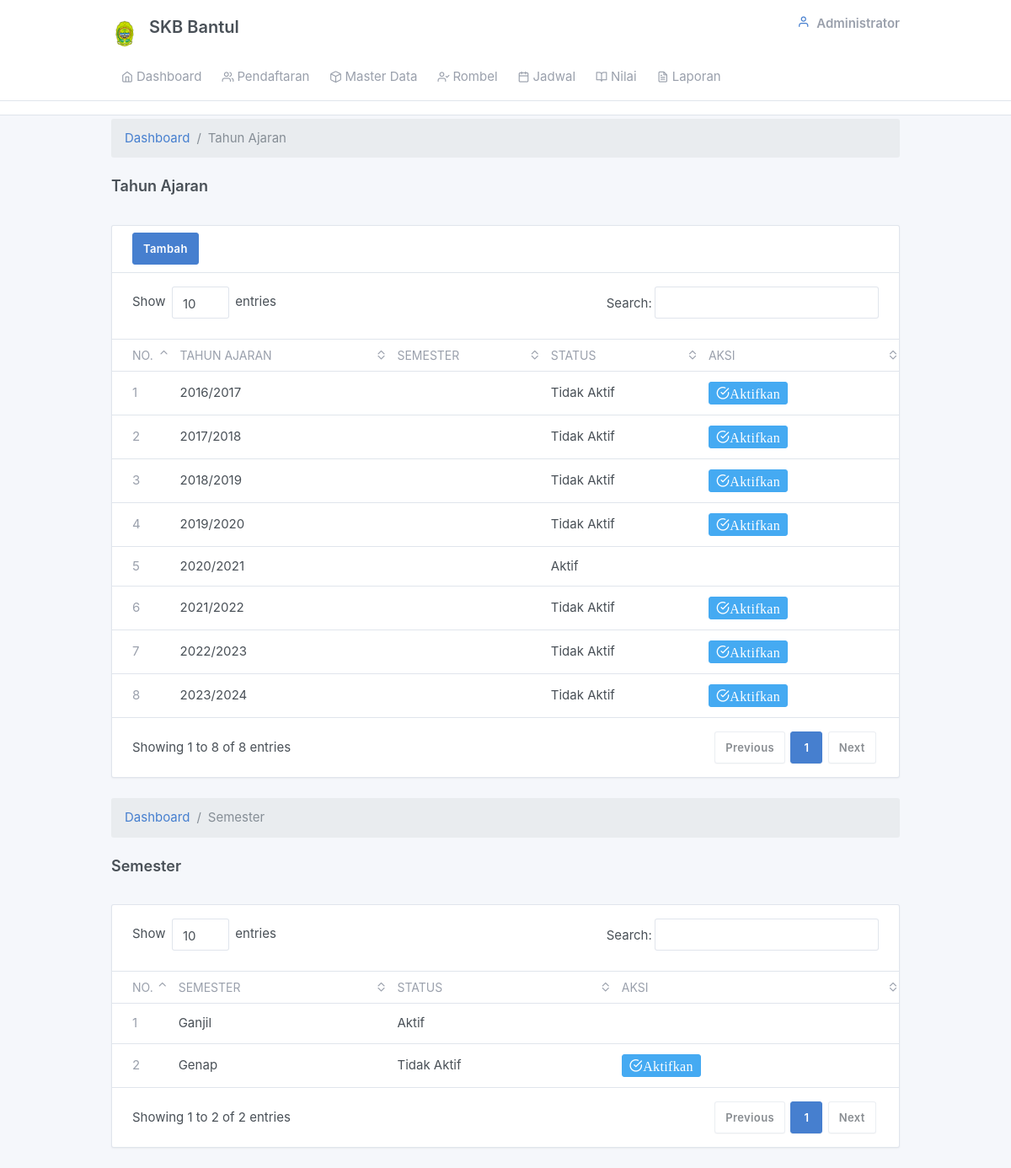
The page /admin/ta.php on the database as committed earlier.
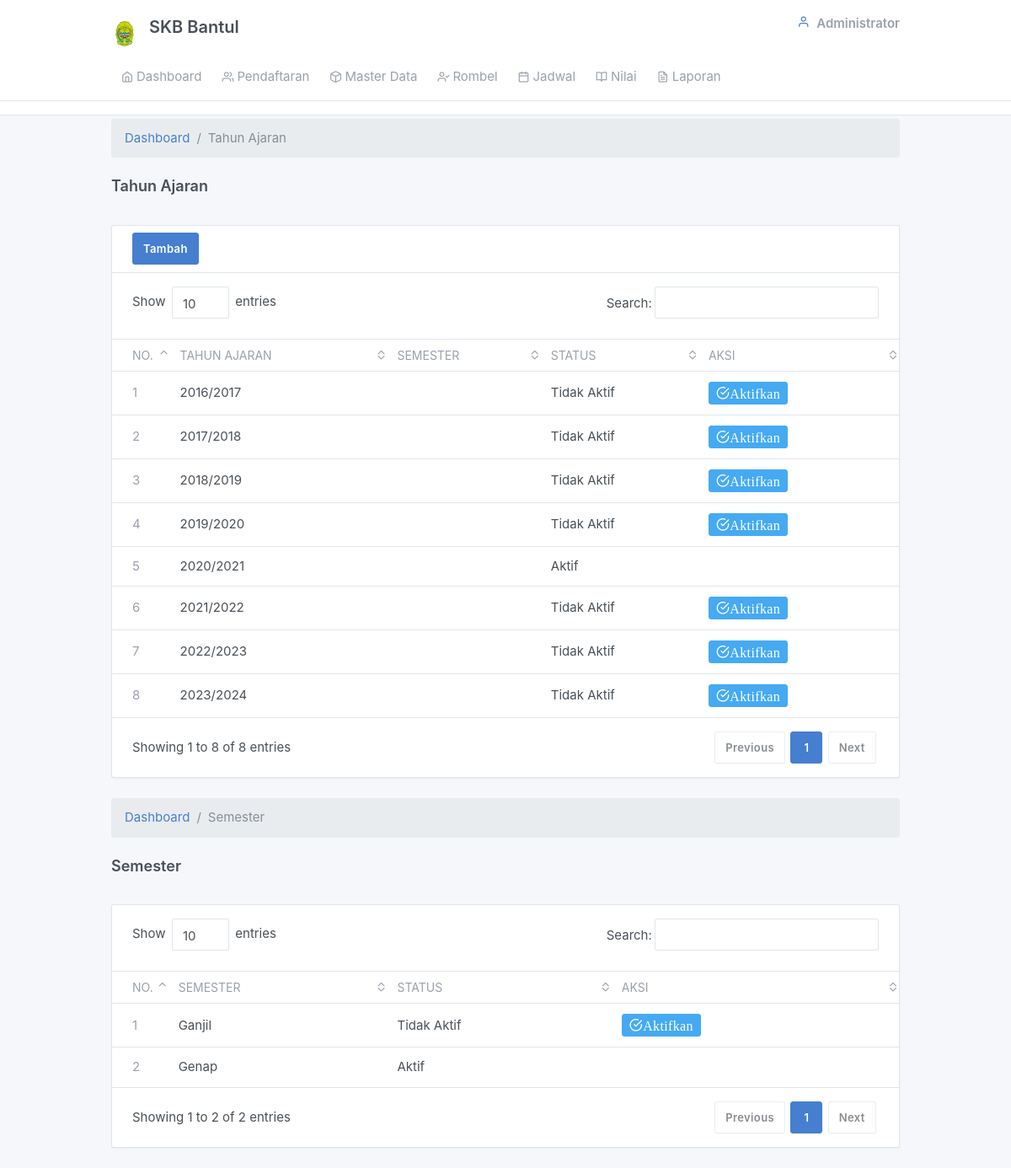
The same page on the database as committed later.
### tables this page shows
CREATE TABLE `tb_tahunajaran` (
  `ta_id` int(11) NOT NULL,
  `semester_id` int(11) NOT NULL,
  `ta_nama` varchar(12) NOT NULL,
  `ta_status` varchar(12) NOT NULL DEFAULT 'Tidak Aktif'
);

CREATE TABLE `tb_semester` (
  `semester_id` int(11) NOT NULL,
  `semester` varchar(7) NOT NULL,
  `semester_status` varchar(12) NOT NULL DEFAULT 'Tidak Aktif'
);

### admin/views/main.php (called while the page is built, shortened)
<?php include_once "header.php" ?>
<?php include_once "navbar.php" ?>

### admin/ta.php (the view, shortened to what this page needs)
<?php include_once "views/main.php";
?>
 <?php
  include "../config/connection.php";
 ?>
 <div class="my-3 my-md-1">
  <div class="container">
          <ol class="breadcrumb">
            <li class="breadcrumb-item">
              <a href="../index.php">Dashboard</a>
            </li>
            <li class="breadcrumb-item active">Tahun Ajaran</li>
          </ol>
    <div class="page-header">
      <h4 class="">
        Tahun Ajaran
      </h4>
    </div>
      <div class="">
        <div class="card">
          <div class="card-header">
          <a href="?page=ta&action=lihat&tambahkan=tambah"" class="btn btn-primary" role="button">Tambah</a>
          </div>
          <div class="table-responsive">
            <table class="table card-table table-vcenter text-nowrap datatable">
              <thead>
                <tr>
                  <th class="w-2">No.</th>
                  <th>Tahun Ajaran</th>
                  <th>Semester</th>
                  <th>Status</th>
                  <th>Aksi</th>
                </tr>
              </thead>
              <tbody>
              <?php
                $no=1;
                $query=mysqli_query($connect, "SELECT * from tb_tahunajaran");
                $cek= mysqli_num_rows($query);
                if($cek>0){
                  while ($data= mysqli_fetch_array($query)) {
              ?>
                <tr>
                  <td><span class="text-muted"><?php echo $no;?></span></td>
                  <td><?php echo $data['ta_nama'];?></td>
                  <td><?php echo $data['semester_nama'];?></td>
                  <td><?php echo $data['ta_status'];?></td>
                  <td class="text-left">
                    <?php
                      if($data['ta_status']=='Tidak Aktif'){
                    ?>
                    <a href="?page=semester&action=lihat&aktifne=aktif&idthajaran=<?php echo $data['ta_id'] ?>"  onclick="return confirm('Yakin Merubah Status Semester?')" class="btn btn-info btn-sm"><i class="fe fe-check-circle">Aktifkan</i></a>
                    <?php } ?>
                  </td>
                </tr>
          <?php $no++;}} ?>
              </tbody>
            </table>
          </div>
        </div>
      </div>
    </div>
  </div>
<div class="my-3 my-md-1">
  <div class="container">
          <ol class="breadcrumb">
            <li class="breadcrumb-item">
              <a href="../index.php">Dashboard</a>
            </li>
            <li class="breadcrumb-item active">Semester</li>
          </ol>
    <div class="page-header">
      <h4 class="">
        Semester
      </h4>
    </div>
      <div class="">
        <div class="card">
          <div class="table-responsive">
            <table class="table card-table table-vcenter text-nowrap datatable">
              <thead>
                <tr>
                  <th class="w-2">No.</th>
                  <th>Semester</th>
                  <th>Status</th>
                  <th>Aksi</th>
                </tr>
              </thead>
              <tbody>
              <?php
                $no=1;
                $query=mysqli_query($connect, "SELECT * from tb_semester");
                $cek= mysqli_num_rows($query);
                if($cek>0){
                  while ($data= mysqli_fetch_array($query)) {
              ?>
                <tr>
                  <td><span class="text-muted"><?php echo $no;?></span></td>
                  <td><?php echo $data['semester'];?></td>
                  <td><?php echo $data['semester_status'];?></td>
                  <td class="text-left">
                    <?php
                      if($data['semester_status']=='Tidak Aktif'){
                    ?>
                    <a href="?page=semester&action=lihat&aktifkan=aktif&idsem=<?php echo $data['semester_id'] ?>"  onclick="return confirm('Yakin Merubah Status Semester?')" class="btn btn-info btn-sm"><i class="fe fe-check-circle">Aktifkan</i></a>
                    <?php } ?>
                  </td>
                </tr>
          <?php $no++;}} ?>
              </tbody>
            </table>
          </div>
        </div>
      </div>
    </div>
  </div>

### admin/views/header.php (shortened to what this page needs)
<!doctype html>
<html lang="en" dir="ltr">
  <head>
    <link href="../assets/css/dashboard.css" rel="stylesheet" />
    <link href="../assets/plugins/charts-c3/plugin.css" rel="stylesheet" />
    <link href="../assets/plugins/maps-google/plugin.css" rel="stylesheet" />
  </head>

### admin/views/navbar.php (shortened to what this page needs)
<body class="">
    <div class="page">
      <div class="flex-fill">
        <div class="header py-4">
          <div class="container">
            <label class="d-flex">
              <a class="header-brand" href="./index.php">
              <img src="../assets/image/bantul.png" class="header-brand-img" alt="tabler logo">
               <label for="">SKB Bantul</label>
              </a>
              <div class="d-flex order-lg-2 ml-auto">
                <div class="dropdown d-none d-md-flex">
                <div class="dropdown">
                  <a href="#" class="nav-link pr-0 leading-none" data-toggle="dropdown">
                  <i class="fe fe-user"></i>
                    <span class="ml-2 d-none d-lg-block">
                      <strong class="text-muted d-block mt-1">Administrator</strong>
                    </span>
                  </a>
                </div>
              </div>
            </div>
      </div>
        <div class="header collapse d-lg-flex p-0" id="headerMenuCollapse">
          <div class="container">
              <div class="col-lg order-lg-first">
                <ul class="nav nav-tabs border-0 flex-column flex-lg-row">
                  <li class="nav-item">
                    <a href="./index.php" class="nav-link"><i class="fe fe-home"></i> Dashboard</a>
                  </li>
                  <li class="nav-item">
                    <a href="javascript:void(0)" class="nav-link" data-toggle="dropdown"><i class="fe fe-users"></i>Pendaftaran</a>
                  </li>
                  <li class="nav-item">
                    <a href="javascript:void(0)" class="nav-link" data-toggle="dropdown"><i class="fe fe-box"></i>Master Data</a>
                  </li>
                  <li class="nav-item">
                    <a href="javascript:void(0)" class="nav-link" data-toggle="dropdown"><i class="fe fe-user-check"></i>Rombel</a>
                  </li>
                  <li class="nav-item">
                    <a href="jadwal.php" class="nav-link"><i class="fe fe-calendar"></i>Jadwal</a>
                  </li>
                  <li class="nav-item">
                    <a href="nilai.php" class="nav-link"><i class="fe fe-book-open"></i>Nilai</a>
                  </li>
                  <li class="nav-item">
                    <a href="javascript:void(0)" class="nav-link" data-toggle="dropdown"><i class="fe fe-file-text"></i>Laporan</a>
                  </li>
                </ul>
              </div>
            </div>
          </div>
        </div>

Rows that differ between the two databases and show on the page:
changed tb_semester "Ganjil": semester_status "Aktif" → "Tidak Aktif"; now shows "Aktifkan"
changed tb_semester "Genap": semester_status "Tidak Aktif" → "Aktif"; no longer shows "Aktifkan"
